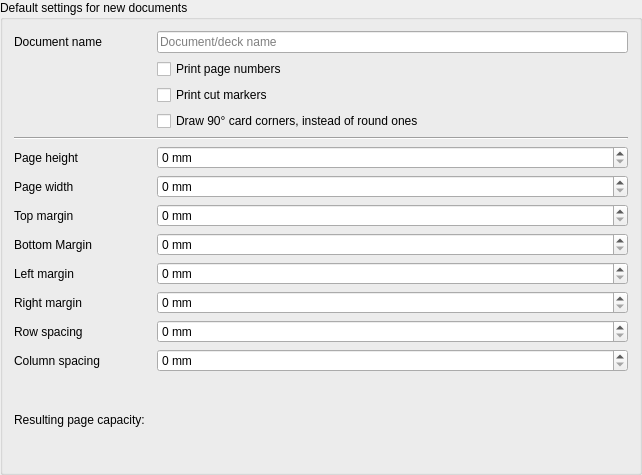
<?xml version="1.0" encoding="UTF-8"?>
<ui version="4.0">
 <class>PageConfigWidget</class>
 <widget class="QGroupBox" name="PageConfigWidget">
  <property name="geometry">
   <rect>
    <x>0</x>
    <y>0</y>
    <width>642</width>
    <height>475</height>
   </rect>
  </property>
  <property name="title">
   <string>Default settings for new documents</string>
  </property>
  <layout class="QGridLayout" name="gridLayout">
   <item row="17" column="3">
    <widget class="QSpinBox" name="page_height">
     <property name="sizePolicy">
      <sizepolicy hsizetype="Expanding" vsizetype="Fixed">
       <horstretch>0</horstretch>
       <verstretch>0</verstretch>
      </sizepolicy>
     </property>
     <property name="toolTip">
      <string>Paper height in millimeters.
Must match the size of the sheets in the printer.
Otherwise, scaling may be applied by the printer driver.</string>
     </property>
     <property name="suffix">
      <string> mm</string>
     </property>
     <property name="maximum">
      <number>10000</number>
     </property>
    </widget>
   </item>
   <item row="1" column="3">
    <widget class="QCheckBox" name="draw_page_numbers">
     <property name="toolTip">
      <string>If enabled, the page number is printed on each page. Makes it easier to notice missing pages in a stack.</string>
     </property>
     <property name="text">
      <string>Print page numbers</string>
     </property>
    </widget>
   </item>
   <item row="27" column="1">
    <widget class="QLabel" name="page_capacity_label">
     <property name="text">
      <string>Resulting page capacity:</string>
     </property>
    </widget>
   </item>
   <item row="2" column="3">
    <widget class="QCheckBox" name="draw_cut_markers">
     <property name="toolTip">
      <string>Enable printing additional lines to aid cutting the printed sheets.</string>
     </property>
     <property name="text">
      <string>Print cut markers</string>
     </property>
    </widget>
   </item>
   <item row="20" column="3">
    <widget class="QSpinBox" name="margin_top">
     <property name="sizePolicy">
      <sizepolicy hsizetype="Expanding" vsizetype="Fixed">
       <horstretch>0</horstretch>
       <verstretch>0</verstretch>
      </sizepolicy>
     </property>
     <property name="toolTip">
      <string>&lt;html&gt;&lt;head/&gt;&lt;body&gt;&lt;p&gt;Minimum margin between the top paper border and the page content.&lt;/p&gt;&lt;p&gt;Most printers have a minimum printing margin of 3 to 5 mm.&lt;/p&gt;&lt;/body&gt;&lt;/html&gt;</string>
     </property>
     <property name="suffix">
      <string> mm</string>
     </property>
     <property name="maximum">
      <number>10000</number>
     </property>
    </widget>
   </item>
   <item row="24" column="1">
    <widget class="QLabel" name="margin_right_label">
     <property name="text">
      <string>Right margin</string>
     </property>
     <property name="buddy">
      <cstring>margin_right</cstring>
     </property>
    </widget>
   </item>
   <item row="25" column="3">
    <widget class="QSpinBox" name="row_spacing">
     <property name="sizePolicy">
      <sizepolicy hsizetype="Expanding" vsizetype="Fixed">
       <horstretch>0</horstretch>
       <verstretch>0</verstretch>
      </sizepolicy>
     </property>
     <property name="toolTip">
      <string>Space between image rows in mm.
If set to zero, you only need one cut to separate two images,
otherwise you need two cuts but require less precision hitting the exact middle.</string>
     </property>
     <property name="suffix">
      <string> mm</string>
     </property>
     <property name="maximum">
      <number>10000</number>
     </property>
    </widget>
   </item>
   <item row="20" column="1">
    <widget class="QLabel" name="margin_top_label">
     <property name="text">
      <string>Top margin</string>
     </property>
     <property name="buddy">
      <cstring>margin_top</cstring>
     </property>
    </widget>
   </item>
   <item row="21" column="1">
    <widget class="QLabel" name="margin_bottom_label">
     <property name="text">
      <string>Bottom Margin</string>
     </property>
     <property name="buddy">
      <cstring>margin_bottom</cstring>
     </property>
    </widget>
   </item>
   <item row="19" column="1">
    <widget class="QLabel" name="page_width_label">
     <property name="text">
      <string>Page width</string>
     </property>
     <property name="buddy">
      <cstring>page_width</cstring>
     </property>
    </widget>
   </item>
   <item row="23" column="1">
    <widget class="QLabel" name="margin_left_label">
     <property name="text">
      <string>Left margin</string>
     </property>
     <property name="buddy">
      <cstring>margin_left</cstring>
     </property>
    </widget>
   </item>
   <item row="25" column="1">
    <widget class="QLabel" name="row_spacing_label">
     <property name="text">
      <string>Row spacing</string>
     </property>
     <property name="buddy">
      <cstring>row_spacing</cstring>
     </property>
    </widget>
   </item>
   <item row="26" column="1">
    <widget class="QLabel" name="column_spacing_label">
     <property name="text">
      <string>Column spacing</string>
     </property>
     <property name="buddy">
      <cstring>column_spacing</cstring>
     </property>
    </widget>
   </item>
   <item row="24" column="3">
    <widget class="QSpinBox" name="margin_right">
     <property name="sizePolicy">
      <sizepolicy hsizetype="Expanding" vsizetype="Fixed">
       <horstretch>0</horstretch>
       <verstretch>0</verstretch>
      </sizepolicy>
     </property>
     <property name="toolTip">
      <string>&lt;html&gt;&lt;head/&gt;&lt;body&gt;&lt;p&gt;Minimum margin between the right paper border and the page content.&lt;/p&gt;&lt;p&gt;Most printers have a minimum printing margin of 3 to 5 mm.&lt;/p&gt;&lt;/body&gt;&lt;/html&gt;</string>
     </property>
     <property name="suffix">
      <string> mm</string>
     </property>
     <property name="maximum">
      <number>10000</number>
     </property>
    </widget>
   </item>
   <item row="21" column="3">
    <widget class="QSpinBox" name="margin_bottom">
     <property name="sizePolicy">
      <sizepolicy hsizetype="Expanding" vsizetype="Fixed">
       <horstretch>0</horstretch>
       <verstretch>0</verstretch>
      </sizepolicy>
     </property>
     <property name="toolTip">
      <string>&lt;html&gt;&lt;head/&gt;&lt;body&gt;&lt;p&gt;Minimum margin between the bottom paper border and the page content.&lt;/p&gt;&lt;p&gt;Most printers have a minimum printing margin of 3 to 5 mm.&lt;/p&gt;&lt;/body&gt;&lt;/html&gt;</string>
     </property>
     <property name="suffix">
      <string> mm</string>
     </property>
     <property name="maximum">
      <number>10000</number>
     </property>
    </widget>
   </item>
   <item row="26" column="3">
    <widget class="QSpinBox" name="column_spacing">
     <property name="sizePolicy">
      <sizepolicy hsizetype="Expanding" vsizetype="Fixed">
       <horstretch>0</horstretch>
       <verstretch>0</verstretch>
      </sizepolicy>
     </property>
     <property name="toolTip">
      <string>Space between image columns in mm.
If set to zero, you only need one cut to separate two images,
otherwise you need two cuts but require less precision hitting the exact middle.</string>
     </property>
     <property name="suffix">
      <string> mm</string>
     </property>
     <property name="maximum">
      <number>10000</number>
     </property>
    </widget>
   </item>
   <item row="15" column="1" colspan="3">
    <widget class="Line" name="line">
     <property name="orientation">
      <enum>Qt::Horizontal</enum>
     </property>
    </widget>
   </item>
   <item row="27" column="3">
    <widget class="QLabel" name="page_capacity">
     <property name="toolTip">
      <string>Number of regular-size cards fitting on each page,
based on the page size and spacings configured</string>
     </property>
     <property name="text">
      <string/>
     </property>
    </widget>
   </item>
   <item row="23" column="3">
    <widget class="QSpinBox" name="margin_left">
     <property name="sizePolicy">
      <sizepolicy hsizetype="Expanding" vsizetype="Fixed">
       <horstretch>0</horstretch>
       <verstretch>0</verstretch>
      </sizepolicy>
     </property>
     <property name="toolTip">
      <string>&lt;html&gt;&lt;head/&gt;&lt;body&gt;&lt;p&gt;Minimum margin between the left paper border and the page content.&lt;/p&gt;&lt;p&gt;Most printers have a minimum printing margin of 3 to 5 mm.&lt;/p&gt;&lt;/body&gt;&lt;/html&gt;</string>
     </property>
     <property name="suffix">
      <string> mm</string>
     </property>
     <property name="maximum">
      <number>10000</number>
     </property>
    </widget>
   </item>
   <item row="17" column="1">
    <widget class="QLabel" name="page_height_label">
     <property name="text">
      <string>Page height</string>
     </property>
     <property name="buddy">
      <cstring>page_height</cstring>
     </property>
    </widget>
   </item>
   <item row="3" column="3">
    <widget class="QCheckBox" name="draw_sharp_corners">
     <property name="text">
      <string>Draw 90° card corners, instead of round ones</string>
     </property>
    </widget>
   </item>
   <item row="19" column="3">
    <widget class="QSpinBox" name="page_width">
     <property name="sizePolicy">
      <sizepolicy hsizetype="Expanding" vsizetype="Fixed">
       <horstretch>0</horstretch>
       <verstretch>0</verstretch>
      </sizepolicy>
     </property>
     <property name="toolTip">
      <string>Paper width in millimeters.
Must match the size of the sheets in the printer.
Otherwise, scaling may be applied by the printer driver.</string>
     </property>
     <property name="suffix">
      <string> mm</string>
     </property>
     <property name="maximum">
      <number>10000</number>
     </property>
    </widget>
   </item>
   <item row="0" column="3">
    <widget class="QLineEdit" name="document_name">
     <property name="toolTip">
      <string>The document name is printed on each page and can help you keeping track
of different printed sheets and to which deck they belong.

Leave empty to disable.</string>
     </property>
     <property name="maxLength">
      <number>200</number>
     </property>
     <property name="placeholderText">
      <string>Document/deck name</string>
     </property>
     <property name="clearButtonEnabled">
      <bool>true</bool>
     </property>
    </widget>
   </item>
   <item row="0" column="1">
    <widget class="QLabel" name="document_name_label">
     <property name="text">
      <string>Document name</string>
     </property>
     <property name="buddy">
      <cstring>document_name</cstring>
     </property>
    </widget>
   </item>
  </layout>
 </widget>
 <tabstops>
  <tabstop>document_name</tabstop>
  <tabstop>draw_page_numbers</tabstop>
  <tabstop>draw_cut_markers</tabstop>
  <tabstop>draw_sharp_corners</tabstop>
  <tabstop>page_height</tabstop>
  <tabstop>page_width</tabstop>
  <tabstop>margin_top</tabstop>
  <tabstop>margin_bottom</tabstop>
  <tabstop>margin_left</tabstop>
  <tabstop>margin_right</tabstop>
  <tabstop>row_spacing</tabstop>
  <tabstop>column_spacing</tabstop>
 </tabstops>
 <resources/>
 <connections>
  <connection>
   <sender>page_height</sender>
   <signal>valueChanged(int)</signal>
   <receiver>PageConfigWidget</receiver>
   <slot>validate_paper_size_settings()</slot>
   <hints>
    <hint type="sourcelabel">
     <x>200</x>
     <y>89</y>
    </hint>
    <hint type="destinationlabel">
     <x>20</x>
     <y>20</y>
    </hint>
   </hints>
  </connection>
  <connection>
   <sender>page_height</sender>
   <signal>valueChanged(int)</signal>
   <receiver>PageConfigWidget</receiver>
   <slot>page_layout_setting_changed()</slot>
   <hints>
    <hint type="sourcelabel">
     <x>200</x>
     <y>89</y>
    </hint>
    <hint type="destinationlabel">
     <x>20</x>
     <y>20</y>
    </hint>
   </hints>
  </connection>
  <connection>
   <sender>page_width</sender>
   <signal>valueChanged(int)</signal>
   <receiver>PageConfigWidget</receiver>
   <slot>validate_paper_size_settings()</slot>
   <hints>
    <hint type="sourcelabel">
     <x>200</x>
     <y>126</y>
    </hint>
    <hint type="destinationlabel">
     <x>20</x>
     <y>20</y>
    </hint>
   </hints>
  </connection>
  <connection>
   <sender>page_width</sender>
   <signal>valueChanged(int)</signal>
   <receiver>PageConfigWidget</receiver>
   <slot>page_layout_setting_changed()</slot>
   <hints>
    <hint type="sourcelabel">
     <x>200</x>
     <y>126</y>
    </hint>
    <hint type="destinationlabel">
     <x>20</x>
     <y>20</y>
    </hint>
   </hints>
  </connection>
  <connection>
   <sender>margin_top</sender>
   <signal>valueChanged(int)</signal>
   <receiver>PageConfigWidget</receiver>
   <slot>validate_paper_size_settings()</slot>
   <hints>
    <hint type="sourcelabel">
     <x>200</x>
     <y>163</y>
    </hint>
    <hint type="destinationlabel">
     <x>20</x>
     <y>20</y>
    </hint>
   </hints>
  </connection>
  <connection>
   <sender>margin_top</sender>
   <signal>valueChanged(int)</signal>
   <receiver>PageConfigWidget</receiver>
   <slot>page_layout_setting_changed()</slot>
   <hints>
    <hint type="sourcelabel">
     <x>200</x>
     <y>163</y>
    </hint>
    <hint type="destinationlabel">
     <x>20</x>
     <y>20</y>
    </hint>
   </hints>
  </connection>
  <connection>
   <sender>margin_bottom</sender>
   <signal>valueChanged(int)</signal>
   <receiver>PageConfigWidget</receiver>
   <slot>validate_paper_size_settings()</slot>
   <hints>
    <hint type="sourcelabel">
     <x>200</x>
     <y>200</y>
    </hint>
    <hint type="destinationlabel">
     <x>20</x>
     <y>20</y>
    </hint>
   </hints>
  </connection>
  <connection>
   <sender>margin_bottom</sender>
   <signal>valueChanged(int)</signal>
   <receiver>PageConfigWidget</receiver>
   <slot>page_layout_setting_changed()</slot>
   <hints>
    <hint type="sourcelabel">
     <x>200</x>
     <y>200</y>
    </hint>
    <hint type="destinationlabel">
     <x>20</x>
     <y>20</y>
    </hint>
   </hints>
  </connection>
  <connection>
   <sender>margin_left</sender>
   <signal>valueChanged(int)</signal>
   <receiver>PageConfigWidget</receiver>
   <slot>validate_paper_size_settings()</slot>
   <hints>
    <hint type="sourcelabel">
     <x>200</x>
     <y>237</y>
    </hint>
    <hint type="destinationlabel">
     <x>20</x>
     <y>20</y>
    </hint>
   </hints>
  </connection>
  <connection>
   <sender>margin_left</sender>
   <signal>valueChanged(int)</signal>
   <receiver>PageConfigWidget</receiver>
   <slot>page_layout_setting_changed()</slot>
   <hints>
    <hint type="sourcelabel">
     <x>200</x>
     <y>237</y>
    </hint>
    <hint type="destinationlabel">
     <x>20</x>
     <y>20</y>
    </hint>
   </hints>
  </connection>
  <connection>
   <sender>margin_right</sender>
   <signal>valueChanged(int)</signal>
   <receiver>PageConfigWidget</receiver>
   <slot>validate_paper_size_settings()</slot>
   <hints>
    <hint type="sourcelabel">
     <x>200</x>
     <y>274</y>
    </hint>
    <hint type="destinationlabel">
     <x>20</x>
     <y>20</y>
    </hint>
   </hints>
  </connection>
  <connection>
   <sender>margin_right</sender>
   <signal>valueChanged(int)</signal>
   <receiver>PageConfigWidget</receiver>
   <slot>page_layout_setting_changed()</slot>
   <hints>
    <hint type="sourcelabel">
     <x>200</x>
     <y>274</y>
    </hint>
    <hint type="destinationlabel">
     <x>20</x>
     <y>20</y>
    </hint>
   </hints>
  </connection>
  <connection>
   <sender>row_spacing</sender>
   <signal>valueChanged(int)</signal>
   <receiver>PageConfigWidget</receiver>
   <slot>validate_paper_size_settings()</slot>
   <hints>
    <hint type="sourcelabel">
     <x>200</x>
     <y>311</y>
    </hint>
    <hint type="destinationlabel">
     <x>20</x>
     <y>20</y>
    </hint>
   </hints>
  </connection>
  <connection>
   <sender>row_spacing</sender>
   <signal>valueChanged(int)</signal>
   <receiver>PageConfigWidget</receiver>
   <slot>page_layout_setting_changed()</slot>
   <hints>
    <hint type="sourcelabel">
     <x>200</x>
     <y>311</y>
    </hint>
    <hint type="destinationlabel">
     <x>20</x>
     <y>20</y>
    </hint>
   </hints>
  </connection>
  <connection>
   <sender>column_spacing</sender>
   <signal>valueChanged(int)</signal>
   <receiver>PageConfigWidget</receiver>
   <slot>validate_paper_size_settings()</slot>
   <hints>
    <hint type="sourcelabel">
     <x>200</x>
     <y>348</y>
    </hint>
    <hint type="destinationlabel">
     <x>20</x>
     <y>20</y>
    </hint>
   </hints>
  </connection>
  <connection>
   <sender>column_spacing</sender>
   <signal>valueChanged(int)</signal>
   <receiver>PageConfigWidget</receiver>
   <slot>page_layout_setting_changed()</slot>
   <hints>
    <hint type="sourcelabel">
     <x>200</x>
     <y>348</y>
    </hint>
    <hint type="destinationlabel">
     <x>20</x>
     <y>20</y>
    </hint>
   </hints>
  </connection>
 </connections>
 <slots>
  <slot>validate_paper_size_settings()</slot>
  <slot>page_layout_setting_changed()</slot>
 </slots>
</ui>
